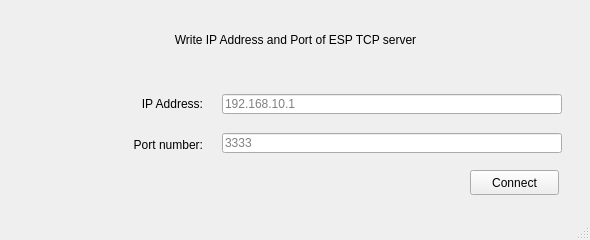
<?xml version="1.0" encoding="UTF-8"?>
<ui version="4.0">
 <class>MainWindow</class>
 <widget class="QMainWindow" name="MainWindow">
  <property name="geometry">
   <rect>
    <x>0</x>
    <y>0</y>
    <width>590</width>
    <height>240</height>
   </rect>
  </property>
  <property name="sizePolicy">
   <sizepolicy hsizetype="Fixed" vsizetype="Fixed">
    <horstretch>0</horstretch>
    <verstretch>0</verstretch>
   </sizepolicy>
  </property>
  <property name="minimumSize">
   <size>
    <width>590</width>
    <height>240</height>
   </size>
  </property>
  <property name="maximumSize">
   <size>
    <width>590</width>
    <height>240</height>
   </size>
  </property>
  <property name="windowTitle">
   <string>ESP Server Connection</string>
  </property>
  <widget class="QWidget" name="centralwidget">
   <widget class="QPushButton" name="connect_button">
    <property name="geometry">
     <rect>
      <x>470</x>
      <y>170</y>
      <width>89</width>
      <height>25</height>
     </rect>
    </property>
    <property name="text">
     <string>Connect</string>
    </property>
   </widget>
   <widget class="QLabel" name="label_5">
    <property name="geometry">
     <rect>
      <x>30</x>
      <y>30</y>
      <width>531</width>
      <height>20</height>
     </rect>
    </property>
    <property name="text">
     <string>Write IP Address and Port of ESP TCP server</string>
    </property>
    <property name="alignment">
     <set>Qt::AlignCenter</set>
    </property>
   </widget>
   <widget class="QWidget" name="layoutWidget">
    <property name="geometry">
     <rect>
      <x>101</x>
      <y>91</y>
      <width>461</width>
      <height>66</height>
     </rect>
    </property>
    <layout class="QHBoxLayout" name="horizontalLayout">
     <item>
      <layout class="QVBoxLayout" name="verticalLayout_2">
       <item>
        <widget class="QLabel" name="label_3">
         <property name="layoutDirection">
          <enum>Qt::LeftToRight</enum>
         </property>
         <property name="text">
          <string>IP Address:</string>
         </property>
         <property name="alignment">
          <set>Qt::AlignRight|Qt::AlignTrailing|Qt::AlignVCenter</set>
         </property>
        </widget>
       </item>
       <item>
        <spacer name="verticalSpacer_2">
         <property name="orientation">
          <enum>Qt::Vertical</enum>
         </property>
         <property name="sizeType">
          <enum>QSizePolicy::Fixed</enum>
         </property>
         <property name="sizeHint" stdset="0">
          <size>
           <width>20</width>
           <height>10</height>
          </size>
         </property>
        </spacer>
       </item>
       <item>
        <widget class="QLabel" name="label_4">
         <property name="text">
          <string>Port number:</string>
         </property>
         <property name="alignment">
          <set>Qt::AlignRight|Qt::AlignTrailing|Qt::AlignVCenter</set>
         </property>
        </widget>
       </item>
      </layout>
     </item>
     <item>
      <spacer name="horizontalSpacer_2">
       <property name="orientation">
        <enum>Qt::Horizontal</enum>
       </property>
       <property name="sizeType">
        <enum>QSizePolicy::Fixed</enum>
       </property>
       <property name="sizeHint" stdset="0">
        <size>
         <width>13</width>
         <height>20</height>
        </size>
       </property>
      </spacer>
     </item>
     <item>
      <layout class="QVBoxLayout" name="verticalLayout">
       <item>
        <widget class="QLineEdit" name="ip_addr_input">
         <property name="sizePolicy">
          <sizepolicy hsizetype="Fixed" vsizetype="Fixed">
           <horstretch>0</horstretch>
           <verstretch>0</verstretch>
          </sizepolicy>
         </property>
         <property name="minimumSize">
          <size>
           <width>340</width>
           <height>20</height>
          </size>
         </property>
         <property name="maximumSize">
          <size>
           <width>340</width>
           <height>20</height>
          </size>
         </property>
         <property name="inputMask">
          <string/>
         </property>
         <property name="placeholderText">
          <string>192.168.10.1</string>
         </property>
        </widget>
       </item>
       <item>
        <spacer name="verticalSpacer">
         <property name="orientation">
          <enum>Qt::Vertical</enum>
         </property>
         <property name="sizeType">
          <enum>QSizePolicy::Fixed</enum>
         </property>
         <property name="sizeHint" stdset="0">
          <size>
           <width>20</width>
           <height>10</height>
          </size>
         </property>
        </spacer>
       </item>
       <item>
        <widget class="QLineEdit" name="port_num_input">
         <property name="sizePolicy">
          <sizepolicy hsizetype="Fixed" vsizetype="Fixed">
           <horstretch>0</horstretch>
           <verstretch>0</verstretch>
          </sizepolicy>
         </property>
         <property name="minimumSize">
          <size>
           <width>340</width>
           <height>20</height>
          </size>
         </property>
         <property name="maximumSize">
          <size>
           <width>340</width>
           <height>20</height>
          </size>
         </property>
         <property name="inputMethodHints">
          <set>Qt::ImhNone</set>
         </property>
         <property name="placeholderText">
          <string>3333</string>
         </property>
        </widget>
       </item>
      </layout>
     </item>
    </layout>
   </widget>
  </widget>
  <widget class="QStatusBar" name="statusbar"/>
 </widget>
 <resources/>
 <connections/>
</ui>
